Frame 1 (no input): blank canvas, image omitted
Frame 60 (the mouse pressed at the canvas centre just before this capture): blank canvas, image omitted
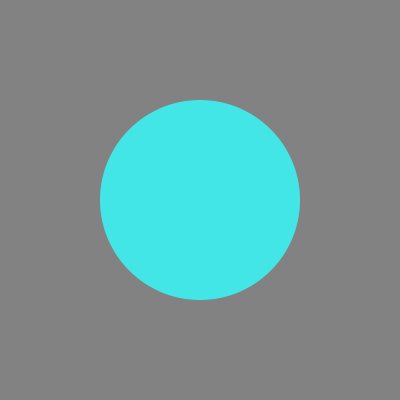
Frame 120 (the mouse held since frame 60 and released just before this capture)

The Processing sketch whose frames 1 and 60 were blank and that drew this single picture after the mouse press (run headless with seeded random() and noise(); from frame 60 on, the mouse is pressed at the canvas centre):

// Processing sketch: sketch_06_003
// ── sketch_06_003.pde
// float型で直径(diameter)を宣言，0.0で初期化
float diameter = 0.0;

void setup() {
  size(400, 400); // キャンバスサイズを(400, 400)に設定
  colorMode(HSB, 400, 100, 100, 100); // 色空間の設定
  background(204); // 背景色を設定
  frameRate(30); // フレームレートを30に設定
  noStroke(); // 枠線を描画しない
}

void draw() {
  if (mousePressed) { // マウスボタンが押されたら以下を実行
    // 塗りつぶし色をマウスのx座標を元に設定
    fill(mouseX, 80, 100, 80);
    // 直径を1フレーム前のマウスのx座標と現フレームのマウスのx座標の差の絶対に設定
    diameter = abs(pmouseX - mouseX);
    // マウスの座標に円を描画
    ellipse(mouseX, mouseY, diameter, diameter);
  }
}
